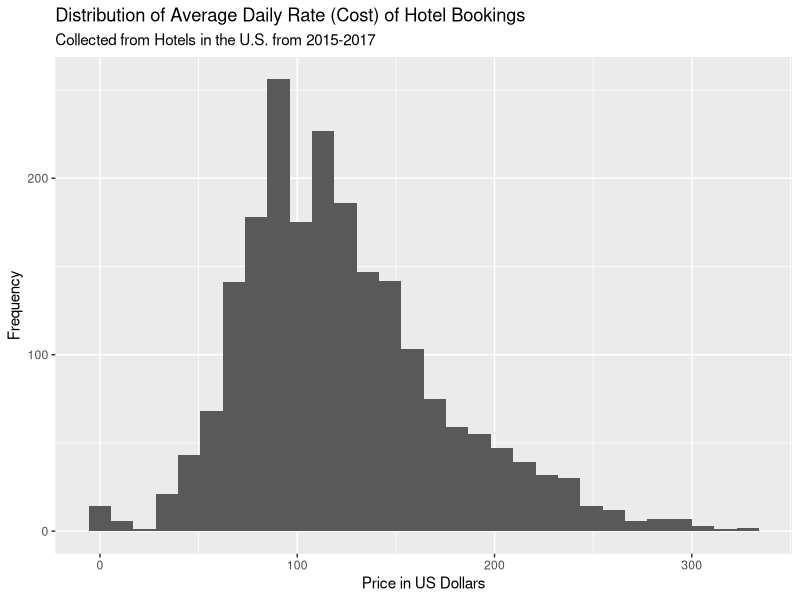
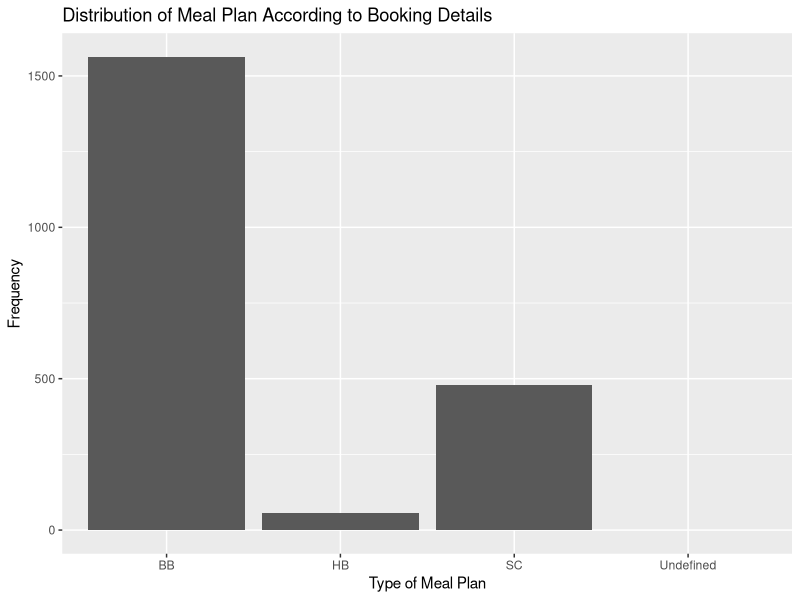
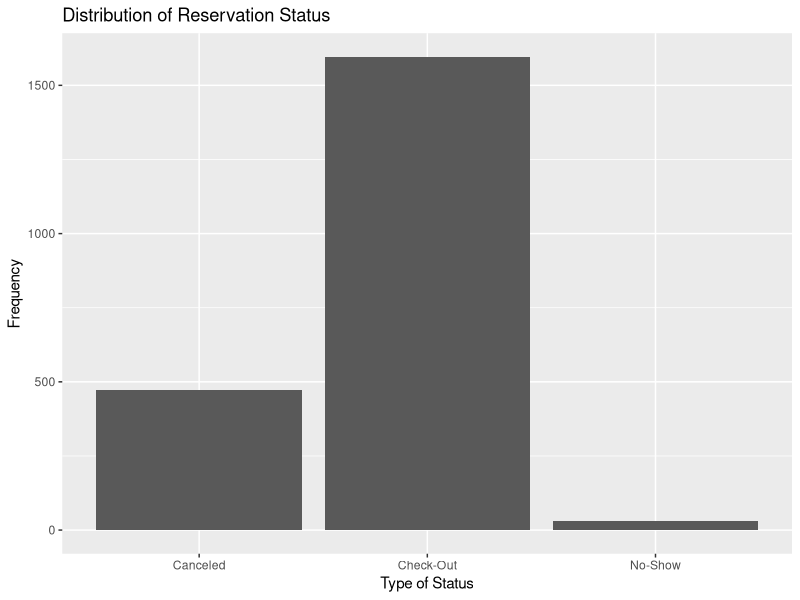
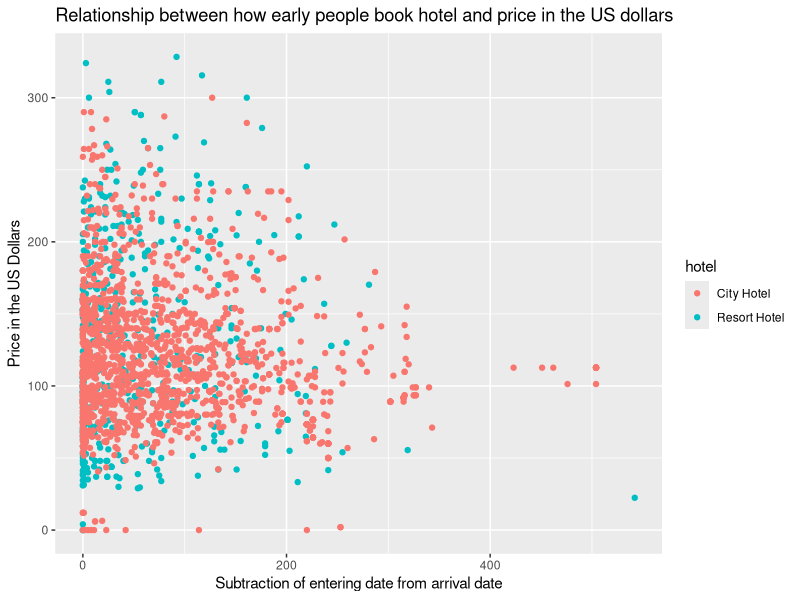
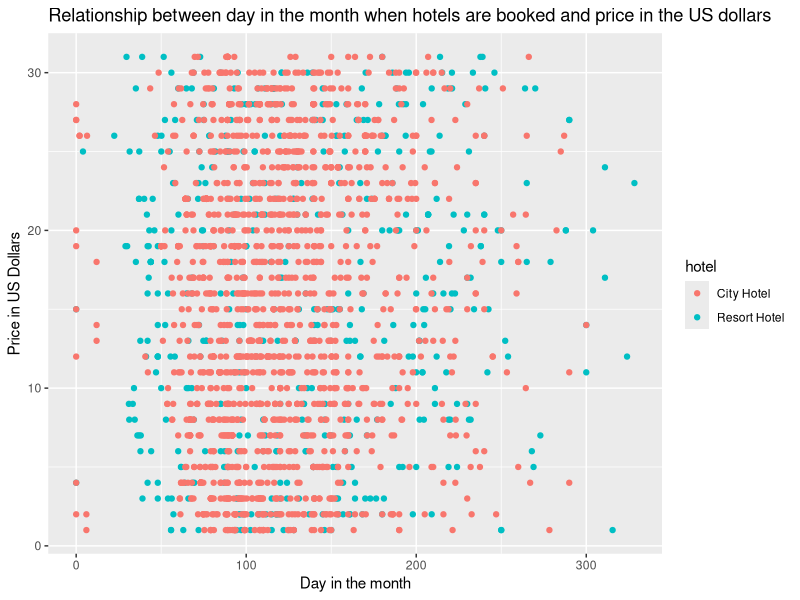
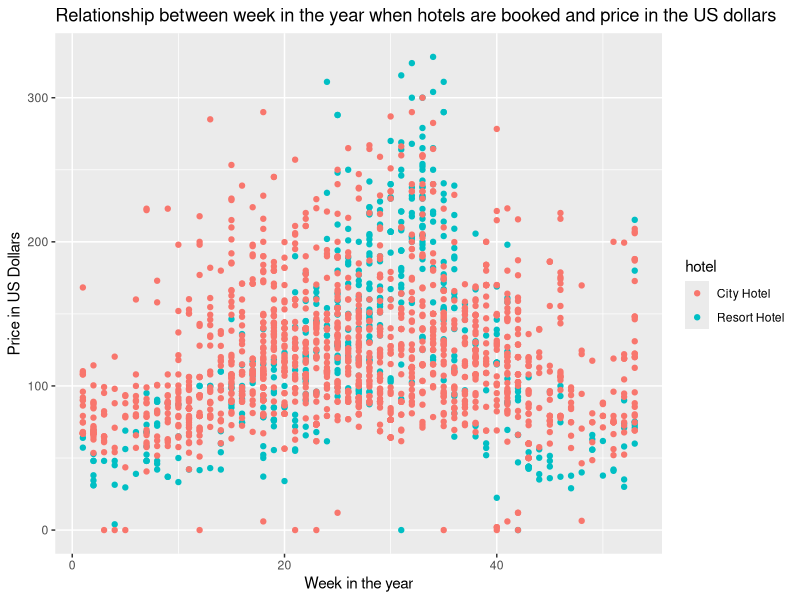
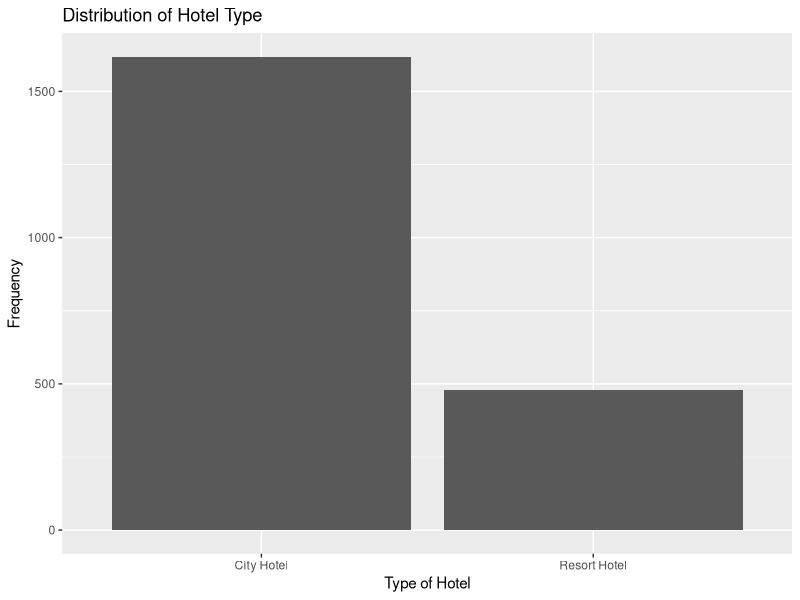
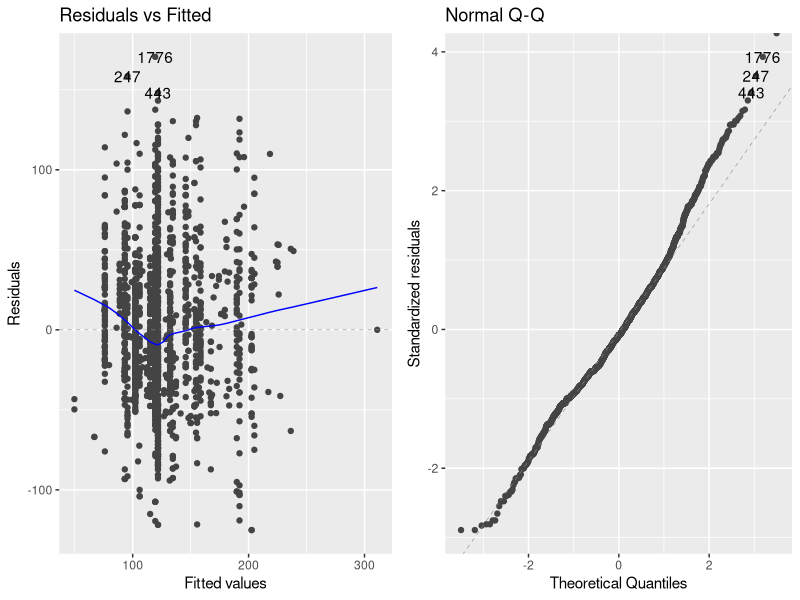

Recreate these plots in R, in order.
## ---- chunk 1
knitr::opts_chunk$set(echo = TRUE)
## ---- chunk 2
library(tidyverse)
library(broom)
library(knitr)
library(ggfortify)
## ---- chunk 3
hotels <- read_csv("data/hotels_reduced.csv")
## ---- chunk 4
hotels$total_stay_length <- hotels$stays_in_week_nights + hotels$stays_in_weekend_nights
## ---- chunk 5
ggplot(data = hotels, aes(x = adr)) +
  geom_histogram() + 
  labs(x = "Price in US Dollars",
       y = "Frequency", 
       title = "Distribution of Average Daily Rate (Cost) of Hotel Bookings",
       subtitle = "Collected from Hotels in the U.S. from 2015-2017")

## ---- chunk 6
hotels %>%
    summarise(mean = mean(adr), 
              median = median(adr), 
              sd = sd(adr),
              min = min(adr),
              max = max(adr),
              iqr = IQR(adr))%>%
kable(digits = 3)
## ---- chunk 7
adults <- sum(hotels$adults)
children <- sum(hotels$children)
babies <- sum(hotels$babies)

tb <- table(adults, children, babies)
kable(tb)
## ---- chunk 8
ggplot(data = hotels, aes(x = meal)) +
geom_bar() +
labs(title = "Distribution of Meal Plan According to Booking Details",
      y = "Frequency",
      x = "Type of Meal Plan") 
## ---- chunk 9
hotels %>%
  group_by(meal) %>%
  summarise(n = n(), mean = mean(adr), sd = sd(adr)) %>%
  kable(digits = 3)
## ---- chunk 10
ggplot(data = hotels, aes(x = reservation_status)) +
geom_bar() +
labs(title = "Distribution of Reservation Status",
  x = "Type of Status",
  y = "Frequency") 
## ---- chunk 11
hotels %>%
  group_by(hotel) %>%
  summarise(n = n(), mean = mean(adr), sd = sd(adr)) %>%
  kable(digits = 3)
## ---- chunk 12
ggplot(data = hotels, aes(x = lead_time, y = adr, color = hotel)) +
geom_point() +
labs(title = "Relationship between how early people book hotel and price in the US dollars",
  x = "Subtraction of entering date from arrival date",
  y = "Price in the US Dollars") 
## ---- chunk 13
ggplot(data = hotels, aes(x = adr, y = arrival_date_day_of_month, color=hotel)) +
geom_point() +
labs(title = "Relationship between day in the month when hotels are booked and price in the US dollars",
  x = "Day in the month",
  y = "Price in US Dollars") 
## ---- chunk 14
ggplot(data = hotels, aes(x = arrival_date_week_number, y = adr, color=hotel)) +
geom_point() +
labs(title = "Relationship between week in the year when hotels are booked and price in the US dollars",
  x = "Week in the year",
  y = "Price in US Dollars") 
## ---- chunk 15
ggplot(data = hotels, aes(x = hotel)) +
geom_bar() +
labs(title = "Distribution of Hotel Type",
  x = "Type of Hotel",
  y = "Frequency") 
## ---- chunk 16
resort_adr <- hotels[hotels$hotel == "Resort Hotel",]$adr
city_adr <- hotels[hotels$hotel == "City Hotel",]$adr

hotel_type_p_value <- t.test(resort_adr, city_adr)$p.value
print(hotel_type_p_value)
## ---- chunk 17
hotels$only_adults_present <- hotels$adults > 0 & hotels$children == 0 & hotels$babies == 0
hotels$kids_present <- hotels$children > 0 | hotels$babies > 0

adult_adr <- hotels[hotels$only_adults_present == TRUE,]$adr
kids_adr <- hotels[hotels$kids_present == TRUE,]$adr

resident_type_p_value <- t.test(adult_adr, kids_adr)$p.value
print(resident_type_p_value)
## ---- chunk 18
hotels$country <- NULL 
hotels$reserved_room_type <- NULL 
hotels$assigned_room_type <- NULL 
## ---- chunk 19
model <- lm(adr ~ adults + children + babies + hotel + meal + reservation_status, data = hotels)
## ---- chunk 20
# Residual + QQ Plots
autoplot(model, which = c(1,2))
## ---- chunk 21
tidy(model, conf.int = TRUE) %>%
kable(digits = 3)
## ---- chunk 22
autoplot(model, which = c(3, 4, 5))

#Leverage 
lev_threshold <- 2 * 2 / nrow(hotels) 
hotel_aug <- augment(model) 

hotel_aug %>%
filter(.hat > lev_threshold) %>% nrow()

# High Magnitude Residual 
hotel_aug %>%
filter(.std.resid < -3 | .std.resid > 3) %>% nrow()

# Influential Point 
hotel_aug %>%
filter(.cooksd > 1.0) %>% nrow()
 
## ---- chunk 23
hotel_aug <- hotel_aug %>%
mutate(outlier = if_else(.std.resid < -3 | .std.resid > 3, "Yes", "No"))

ggplot(hotel_aug, aes(x = adults, y = adr)) + geom_point(aes(color = outlier)) +
geom_smooth(method = "lm", se = FALSE) + labs(title = "PLotting of Outliers",
      y = "Average Daily Rate",
      x = "Adults") 
